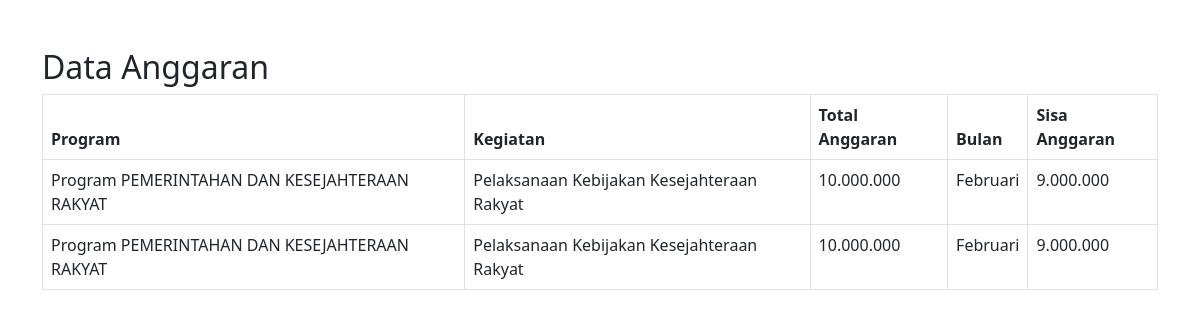
The page /data_anggaran.php on the database its author committed.
### tables this page shows
CREATE TABLE `angkas` (
  `id` int(11) NOT NULL,
  `id_kesejahteraan` int(11) DEFAULT NULL,
  `total_anggaran` int(11) NOT NULL,
  `bulan` varchar(20) NOT NULL,
  `sisa_anggaran` int(11) NOT NULL,
  `keterangan_bukti` text NOT NULL
);

CREATE TABLE `kesejahteraan` (
  `id` int(11) NOT NULL,
  `nama_program` varchar(255) NOT NULL,
  `nama_kegiatan` varchar(255) NOT NULL,
  `sub_kegiatan` varchar(255) NOT NULL,
  `kd_rek` varchar(50) NOT NULL,
  `uraian` text NOT NULL,
  `total_anggaran` int(11) NOT NULL,
  `bulan` varchar(20) NOT NULL,
  `bukti` varchar(255) NOT NULL,
  `keterangan_bukti` text NOT NULL
);

### data_anggaran.php (the view, shortened to what this page needs)
<?php
include 'koneksi.php';
$sql = "SELECT a.*, k.nama_program, k.nama_kegiatan FROM angkas a
        JOIN kesejahteraan k ON a.id_kesejahteraan = k.id";
$result = mysqli_query($conn, $sql);
?>
<!DOCTYPE html>
<html lang="id">
<head>
    <link href="https://cdn.jsdelivr.net/npm/bootstrap@5.3.0/dist/css/bootstrap.min.css" rel="stylesheet">
</head>
<body>
    <div class="container mt-5">
        <h2>Data Anggaran</h2>
        <table class="table table-bordered">
            <thead>
                <tr>
                    <th>Program</th>
                    <th>Kegiatan</th>
                    <th>Total Anggaran</th>
                    <th>Bulan</th>
                    <th>Sisa Anggaran</th>
                </tr>
            </thead>
            <tbody>
                <?php while ($row = mysqli_fetch_assoc($result)): ?>
                <tr>
                    <td><?php echo $row['nama_program']; ?></td>
                    <td><?php echo $row['nama_kegiatan']; ?></td>
                    <td><?php echo number_format($row['total_anggaran'], 0, ',', '.'); ?></td>
                    <td><?php echo $row['bulan']; ?></td>
                    <td><?php echo number_format($row['sisa_anggaran'], 0, ',', '.'); ?></td>
                </tr>
                <?php endwhile; ?>
            </tbody>
        </table>
    </div>
</body>
</html>

### rows shown on the page
angkas: id_kesejahteraan.nama_program "Program PEMERINTAHAN DAN KESEJAHTERAAN RAKYAT", id_kesejahteraan.nama_kegiatan "Pelaksanaan Kebijakan Kesejahteraan Rakyat", total_anggaran "10.000.000", bulan "Februari", sisa_anggaran "9.000.000"
angkas: id_kesejahteraan.nama_program "Program PEMERINTAHAN DAN KESEJAHTERAAN RAKYAT", id_kesejahteraan.nama_kegiatan "Pelaksanaan Kebijakan Kesejahteraan Rakyat", total_anggaran "10.000.000", bulan "Februari", sisa_anggaran "9.000.000"
